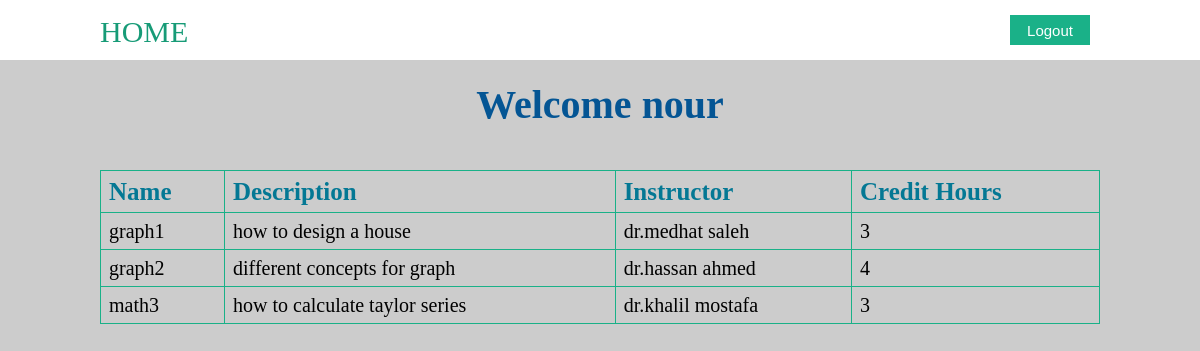
Page /courses.php?choose=successful (signed in) on the committed database.
### tables this page shows
CREATE TABLE `course` (
  `course_id` int(11) NOT NULL,
  `course_name` varchar(60) NOT NULL,
  `course_description` varchar(150) DEFAULT NULL,
  `instructor_name` varchar(50) DEFAULT NULL,
  `credit_hours` int(11) DEFAULT NULL,
  `department_id` int(11) DEFAULT NULL
);

### courses.php (the view, shortened to what this page needs)
<?php
include_once'header.php';
include_once'dbh.inc.php';
echo "<h2 class='welcome'>Welcome ".$_SESSION['username']."</h2>";
?>
   <div class="main-container">
      <div class="main-wrapper">
           <table class="table-design ">
           <tr class="tr-design">
           <th>Name</th>
           <th>Description</th>
           <th>Instructor</th>
           <th>Credit Hours</th>
           </tr>
           <?php
            $department_id=$_SESSION['department_id'];
            $query = "SELECT * FROM course WHERE department_id = '{$department_id}'";
            $selected_dep = mysqli_query($conn,$query);
               while($row=mysqli_fetch_assoc($selected_dep))
               {
                   $name = $row['course_name'];
                   $description = $row['course_description'];
                   $instructor = $row['instructor_name'];
                   $credit_hours = $row['credit_hours'];
                   echo"<td class= 'td_design'>$name</td>";
                   echo"<td class= 'td_design'>$description</td>";
                   echo"<td class= 'td_design'>$instructor</td>";
                   echo"<td class= 'td_design'>$credit_hours</td>";
               }
            ?>
           </table>
       </div>
    </div>
</body>
</html>

### style.css (style rules this page uses)
html, body, div, span, object, iframe, h1, h2, h3, h4, h5, h6, p, blockquote, pre, abbr, address, cite, code, del, dfn, em, img, ins, kbd, q, samp, small, strong, sub, sup, var, b, i, dl, dt, dd, ol, ul, li, fieldset, form, label, legend, table, caption, tbody, tfoot, thead, tr, th, td, article, aside, canvas, details, figcaption, figure, footer, header, hgroup, menu, nav, section, summary, time, mark, audio, video { margin:0; padding:0; border:0; outline:0; font-size:100%; vertical-align:baseline; background:transparent; }
body { line-height:1; }
table { border-collapse:collapse; border-spacing:0; }
.main-wrapper { margin:0 auto; width: 1000px; }
body { background-color: #ccc; }
.main-container { padding-top: 40px; }
.table-design { font-family: Times New Roman; border-collapse: collapse; width: 100%; }
.tr-design { font-size: 25px; color: #047894; border: 1px solid #1ab188; text-align: left; padding: 8px; }
.tr-design th { border: 1px solid #1ab188; text-align: left; padding: 8px; }
.td_design { font-size: 20px; border: 1px solid #1ab188; text-align: left; padding: 8px; }
.welcome { padding-top: 20px; margin:0 auto; width: 1000px; font-family: Times New Roman; font-size: 40px; color: #045594; line-height: 50px; text-align: center; }

### rows in the picture
course: course_name "graph1", course_description "how to design a house", instructor_name "dr.medhat saleh", credit_hours "3"
course: course_name "graph2", course_description "different concepts for graph", instructor_name "dr.hassan ahmed", credit_hours "4"
course: course_name "math3", course_description "how to calculate taylor series", instructor_name "dr.khalil mostafa", credit_hours "3"

### other values in the picture
$_SESSION['username'] "nour"
